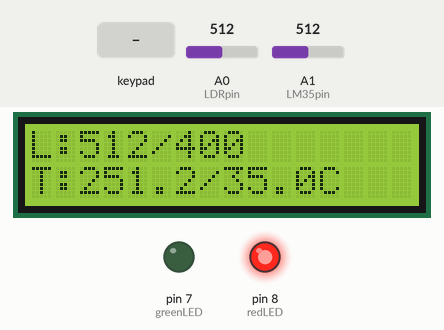
Simulated run of this sketch. Board: Arduino Uno, built with avr-gcc and run on an emulated ATmega328P. Parts: 16×2 character LCD, output pins drawn as LEDs (lit = HIGH). The test bench sets the inputs (shaded band); at power-on: A0 (LDRpin) = 512, A1 (LM35pin) = 512. What the sketch prints to the serial monitor is not drawn.

Above: at 1.2 s.
1.3 s: key 'A' pressed
At 1.9 s:
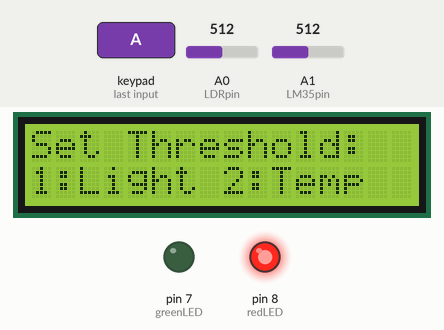
2.9 s: keypad keys 6 9 1 0 1 1 # pressed 0.4 s apart
At 6.5 s:
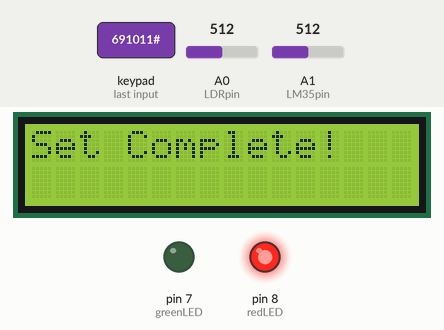
7.2 s: A0 (LDRpin) set to 12
At 9.5 s:
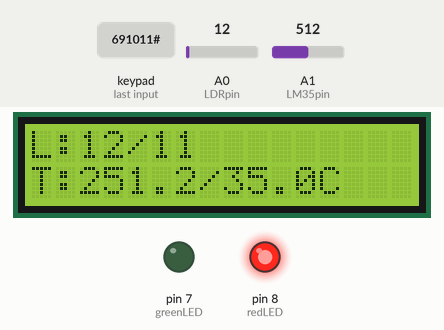
9.8 s: A0 (LDRpin) set to 9
At 11.5 s:
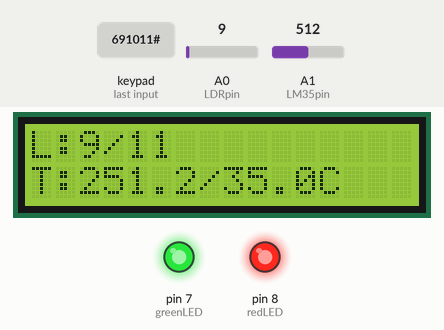
12.5 s: A1 (LM35pin) set to 79
At 14.5 s:
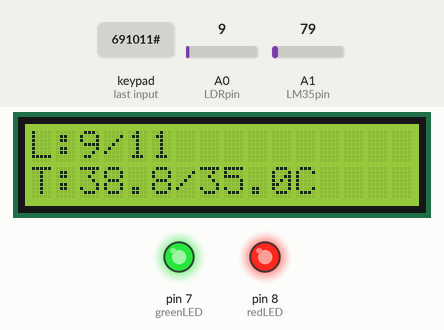
15.2 s: A1 (LM35pin) set to 67
At 17.5 s:
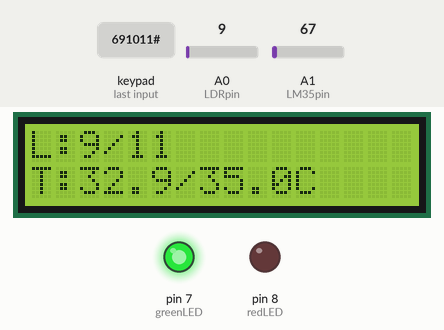
Timing chart, 0 to 18.8 s (numbered marks = the images above; inputs shaded):
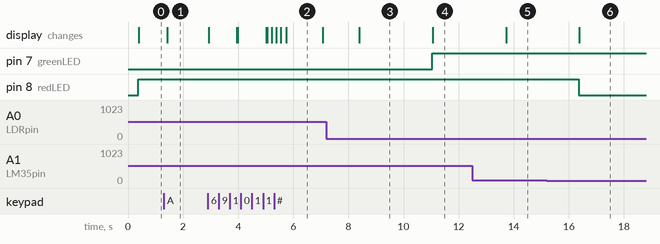

Measured:
- the behaviour switches between 11 and 10 on A0 (LDRpin) (found by bisection; images 3 and 4)
- the behaviour switches between 72 and 71 on A1 (LM35pin) (found by bisection; images 5 and 6)
- after the input at 1.3 s, the display: changes after 0.13 s (image 1)
- after the input at 2.9 s, the display: first changes at once (image 2 shows a later state)
- after the input at 7.2 s, the display: changes after 1.2 s (image 3)
- after the input at 9.8 s, pin 7 (greenLED): LOW → HIGH after 1.2 s; the display: changes after 1.3 s (image 4)
- after the input at 12.5 s, the display: changes after 1.2 s (image 5)
- after the input at 15.2 s, pin 8 (redLED): HIGH → LOW after 1.2 s; the display: changes after 1.2 s (image 6)

The sketch:

IoT_Project_by_Reedwan.ino
```cpp
#include <Wire.h>
#include <LiquidCrystal_I2C.h>
#include <Keypad.h>

// LCD setup
LiquidCrystal_I2C lcd(0x27, 16, 2);  // Initialize LCD with I2C address and size

// Sensor pins
const int LDRpin = A0;
const int LM35pin = A1;

// LEDs
const int greenLED = 7;
const int redLED = 8;

// Keypad setup (4x4)
const byte ROWS = 4;
const byte COLS = 4;

char keys[ROWS][COLS] = {
  {'1','2','3','A'},
  {'4','5','6','B'},
  {'7','8','9','C'},
  {'*','0','#','D'}
};

byte rowPins[ROWS] = {2, 3, 4, 5};
byte colPins[COLS] = {6, 9, 10, 11};

Keypad keypad = Keypad(makeKeymap(keys), rowPins, colPins, ROWS, COLS);

const int NUM_SAMPLES = 30;
const float Vref = 5.02;

// Thresholds
int lightThreshold = 400;
float tempThreshold = 35.0;

bool settingThreshold = false;
bool settingLight = false;
bool settingTemp = false;

String inputBuffer = "";

int readAvg(int pin) {
  long sum = 0;
  for (int i = 0; i < NUM_SAMPLES; i++) {
    sum += analogRead(pin);
    delay(5);
  }
  return sum / NUM_SAMPLES;
}

void setup() {
  lcd.init();
  lcd.backlight();
  pinMode(greenLED, OUTPUT);
  pinMode(redLED, OUTPUT);
  Serial.begin(9600);
}

void loop() {
  char key = keypad.getKey();

  if (settingThreshold) {
    handleThresholdInput(key);
  } else {
    if (key == 'A') {
      settingThreshold = true;
      inputBuffer = "";
      lcd.clear();
      lcd.print("Set Threshold:");
      lcd.setCursor(0, 1);
      lcd.print("1:Light 2:Temp");
    } else {
      normalOperation();
    }
  }
}

void normalOperation() {
  int ldr = readAvg(LDRpin);
  int tempRaw = readAvg(LM35pin);
  float voltage = tempRaw * (Vref / 1023.0);
  float tempC = voltage * 100.0;

  // LEDs control
  digitalWrite(greenLED, ldr < lightThreshold ? HIGH : LOW);
  digitalWrite(redLED, tempC > tempThreshold ? HIGH : LOW);

  // Display on LCD
  lcd.clear();
  lcd.setCursor(0, 0);
  lcd.print("L:");
  lcd.print(ldr);
  lcd.print("/");
  lcd.print(lightThreshold);

  lcd.setCursor(0, 1);
  lcd.print("T:");
  lcd.print(tempC, 1);
  lcd.print("/");
  lcd.print(tempThreshold, 1);
  lcd.print("C");

  // **Print exact same values on Serial for Python**
  Serial.print("LDR:");
  Serial.print(ldr);
  Serial.print(",TEMP:");
  Serial.println(tempC, 1);

  delay(1000);  // 1 second delay to sync LCD and Serial
}

void handleThresholdInput(char key) {
  if (key) {
    if (!settingLight && !settingTemp) {
      if (key == '1') {
        settingLight = true;
        inputBuffer = "";
        lcd.clear();
        lcd.print("Light Threshold:");
        lcd.setCursor(0, 1);
        lcd.print(inputBuffer);
      } else if (key == '2') {
        settingTemp = true;
        inputBuffer = "";
        lcd.clear();
        lcd.print("Temp Threshold:");
        lcd.setCursor(0, 1);
        lcd.print(inputBuffer);
      } else {
        lcd.clear();
        lcd.print("Press 1 or 2");
        delay(1000);
        lcd.clear();
        lcd.print("Set Threshold:");
        lcd.setCursor(0, 1);
        lcd.print("1:Light 2:Temp");
      }
    } else {
      if (key >= '0' && key <= '9') {
        if (inputBuffer.length() < 4) {
          inputBuffer += key;
          lcd.setCursor(0, 1);
          lcd.print(inputBuffer + "    ");
        }
      } else if (key == '#') {
        if (inputBuffer.length() > 0) {
          if (settingLight) {
            lightThreshold = inputBuffer.toInt();
            settingLight = false;
          } else if (settingTemp) {
            tempThreshold = inputBuffer.toFloat();
            settingTemp = false;
          }
          settingThreshold = false;
          lcd.clear();
          lcd.print("Set Complete!");
          delay(1000);
        }
      } else if (key == '*') {
        settingLight = false;
        settingTemp = false;
        settingThreshold = false;
        lcd.clear();
        lcd.print("Cancelled");
        delay(1000);
      }
    }
  }
}
```
